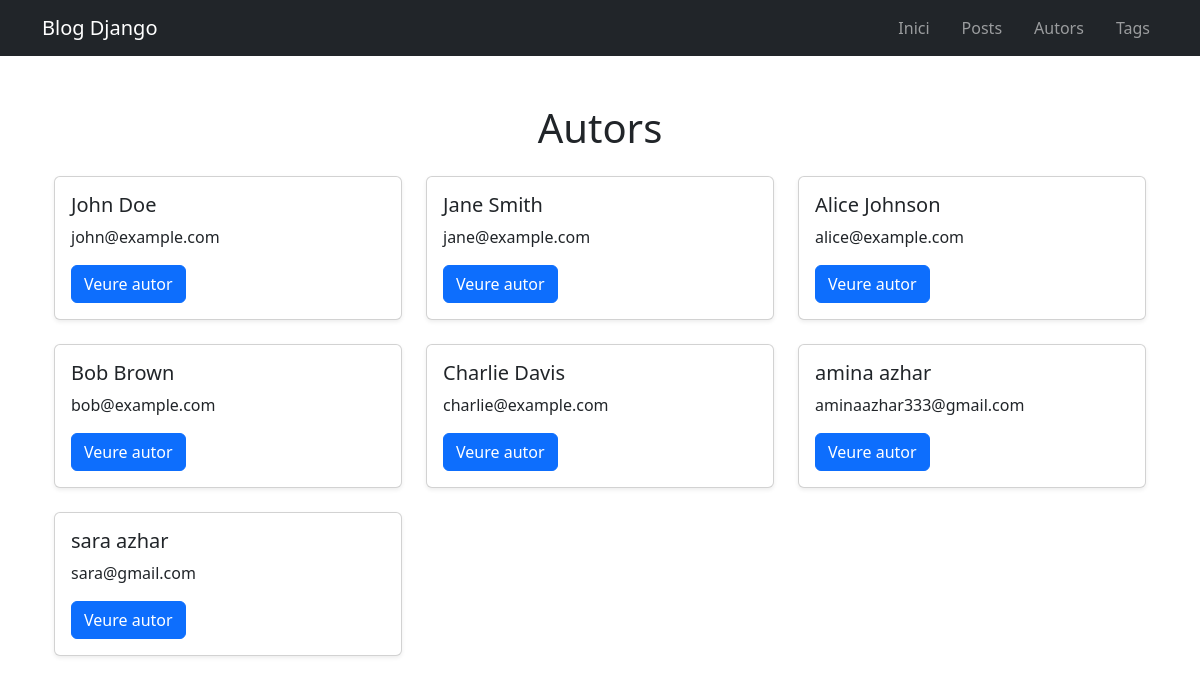
Before: /authors/ with the older database file.
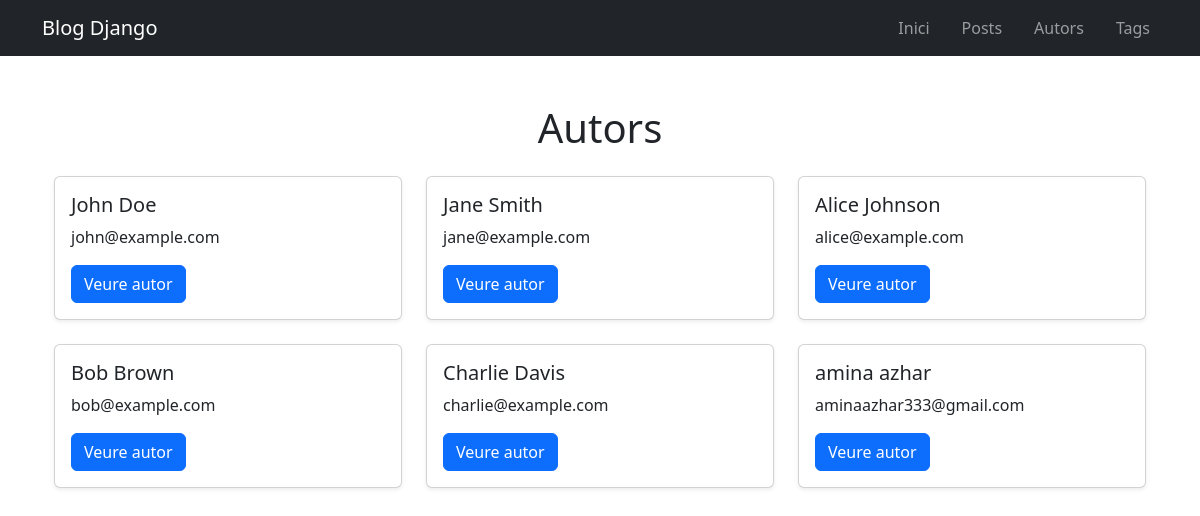
After: the same page with the newer database file.
### blog/models.py (models this page shows, shortened)
class Author(models.Model):
    first_name = models.CharField(
        max_length=50,
        validators=[MinLengthValidator(2)]
    )
    last_name = models.CharField(
        max_length=50,
        validators=[MinLengthValidator(2)]
    )
    email = models.EmailField(unique=True)

### blog/views.py (the view)
# urls.py: path("authors/", views.authors, name="authors-page"),
def authors(request):
    all_authors = Author.objects.all()
    return render(request, "blog/authors_list.html", {
        "authors": all_authors
    })

### blog/templates/blog/authors_list.html (shortened to what this page needs)
{% extends "blog/base.html" %}
{% block content %}
<h1 class="text-center mb-4">Autors</h1>
<div class="container">
    <div class="row row-cols-1 row-cols-md-3 g-4">
        {% for author in authors %}
        <div class="col">
            <div class="card h-100 shadow-sm">
                <div class="card-body">
                    <h5>
                        {{ author.first_name }} {{ author.last_name }}
                    </h5>
                    <p>{{ author.email }}</p>
                    <a href="{% url 'author-detail-page' author.id %}" class="btn btn-primary">
                        Veure autor
                    </a>
                </div>
            </div>
        </div>
        {% endfor %}
    </div>
</div>
{% endblock %}

Changed rows visible on the page:
removed Author: first_name "sara", last_name "azhar", email "sara@gmail.com"
